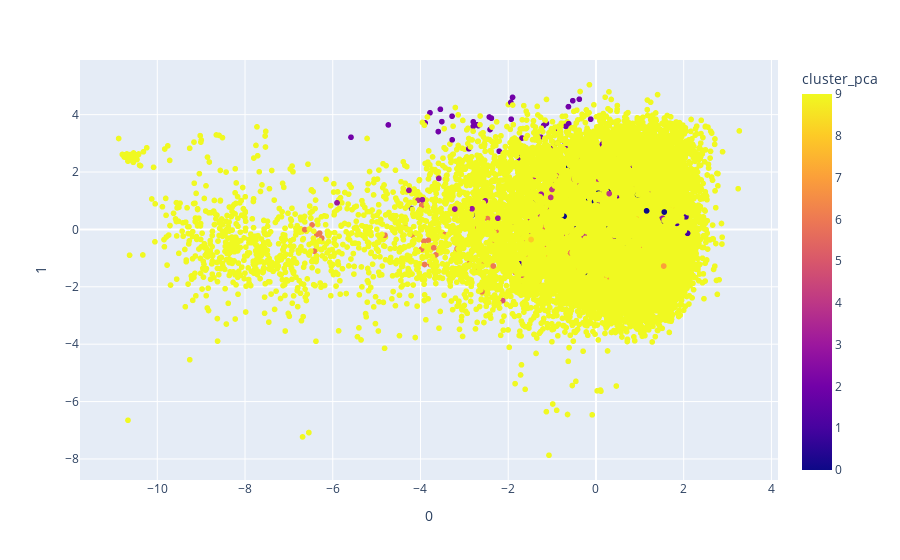

The notebook cell saved with this chart:
### Code cell
#                      #  
    # Plotando os Clusters #
    #                      #

fig = px.scatter(
        projection_m, x = 0, y = 1, color = 'cluster_pca', hover_data = [ 0, 1, 'song' ]
   ) # hover_data é para dizer quais dados serão exibidos ao passar o mouse.
fig.show() # A coluna 0 e 1 são as que mais explicam o PCA.
   
   # Olhando no PCA, do Pipeline, quanto da variância dos dados está sendo explicada.
pca_pipeline[ 1 ].explained_variance_ratio_.sum() # 0 é o scaler, 1 é o PCA. 70% explicado, como eu pedi.
   
   # Quantas variáveis cada componente está explicando.
pca_pipeline[ 1 ].explained_variance_

### Figure 1 — Plotly figure (JSON) as saved in the notebook; plotly's stock layout.template omitted (floating-point values rounded to 4 significant figures; data arrays with more than 128 entries replaced by an {"elided": "..."} marker saying what was removed)
{"data": [{"customdata": {"elided": "20311x1 str values"}, "hovertemplate": "0=%{x}<br>1=%{y}<br>song=%{customdata[0]}<br>cluster_pca=%{marker.color}<extra></extra>", "legendgroup": "", "marker": {"color": {"elided": "20311 int values"}, "coloraxis": "coloraxis", "symbol": "circle"}, "mode": "markers", "name": "", "showlegend": false, "type": "scattergl", "x": {"elided": "20311 float values"}, "xaxis": "x", "y": {"elided": "20311 float values"}, "yaxis": "y"}], "layout": {"coloraxis": {"colorbar": {"title": {"text": "cluster_pca"}}, "colorscale": [[0, "#0d0887"], [0.1111, "#46039f"], [0.2222, "#7201a8"], [0.3333, "#9c179e"], [0.4444, "#bd3786"], [0.5556, "#d8576b"], [0.6667, "#ed7953"], [0.7778, "#fb9f3a"], [0.8889, "#fdca26"], [1, "#f0f921"]]}, "legend": {"tracegroupgap": 0}, "margin": {"t": 60}, "xaxis": {"anchor": "y", "domain": [0, 1], "title": {"text": "0"}}, "yaxis": {"anchor": "x", "domain": [0, 1], "title": {"text": "1"}}}}
